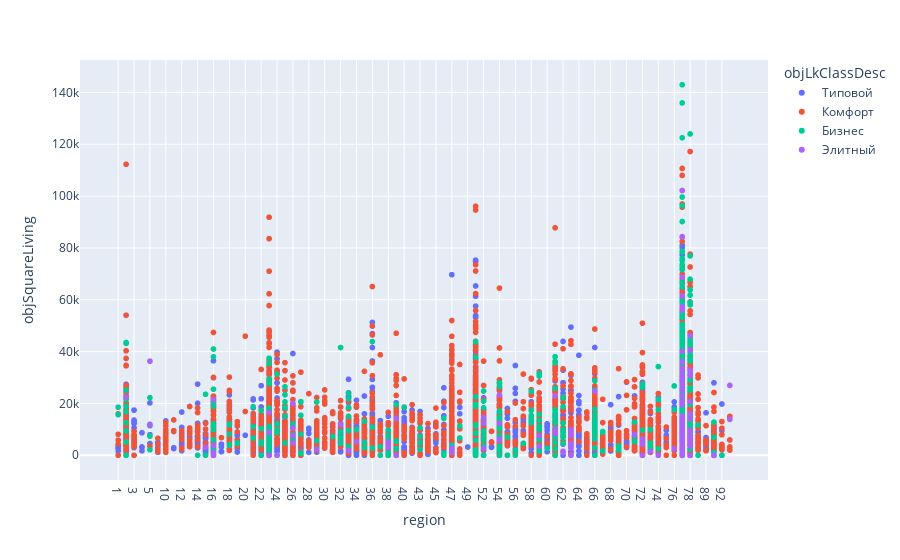

Write notebook code for a chart like this one.
### Markdown cell above
Подаем на вход  поочередно столбцы датафрейма, смотрим на график, выбираем наиболее информативные

### Code cell
# Диаграмма рассеивания жилой площади объектов по регионам
Scatterplot_reg('objSquareLiving')

### Figure 1 — Plotly figure (JSON) as saved in the notebook; plotly's stock layout.template omitted (floating-point values rounded to 4 significant figures; data arrays with more than 128 entries replaced by an {"elided": "..."} marker saying what was removed)
{"data": [{"hovertemplate": "objLkClassDesc=Типовой<br>region=%{x}<br>objSquareLiving=%{y}<extra></extra>", "legendgroup": "Типовой", "marker": {"color": "#636efa", "symbol": "circle"}, "mode": "markers", "name": "Типовой", "showlegend": true, "type": "scattergl", "x": {"elided": "2768 str values"}, "xaxis": "x", "y": {"elided": "2768 float values"}, "yaxis": "y"}, {"hovertemplate": "objLkClassDesc=Комфорт<br>region=%{x}<br>objSquareLiving=%{y}<extra></extra>", "legendgroup": "Комфорт", "marker": {"color": "#EF553B", "symbol": "circle"}, "mode": "markers", "name": "Комфорт", "showlegend": true, "type": "scattergl", "x": {"elided": "4001 str values"}, "xaxis": "x", "y": {"elided": "4001 float values"}, "yaxis": "y"}, {"hovertemplate": "objLkClassDesc=Бизнес<br>region=%{x}<br>objSquareLiving=%{y}<extra></extra>", "legendgroup": "Бизнес", "marker": {"color": "#00cc96", "symbol": "circle"}, "mode": "markers", "name": "Бизнес", "showlegend": true, "type": "scattergl", "x": {"elided": "761 str values"}, "xaxis": "x", "y": {"elided": "761 float values"}, "yaxis": "y"}, {"hovertemplate": "objLkClassDesc=Элитный<br>region=%{x}<br>objSquareLiving=%{y}<extra></extra>", "legendgroup": "Элитный", "marker": {"color": "#ab63fa", "symbol": "circle"}, "mode": "markers", "name": "Элитный", "showlegend": true, "type": "scattergl", "x": {"elided": "199 str values"}, "xaxis": "x", "y": {"elided": "199 float values"}, "yaxis": "y"}], "layout": {"legend": {"title": {"text": "objLkClassDesc"}, "tracegroupgap": 0}, "margin": {"t": 60}, "xaxis": {"anchor": "y", "domain": [0, 1], "title": {"text": "region"}}, "yaxis": {"anchor": "x", "domain": [0, 1], "title": {"text": "objSquareLiving"}}}}
